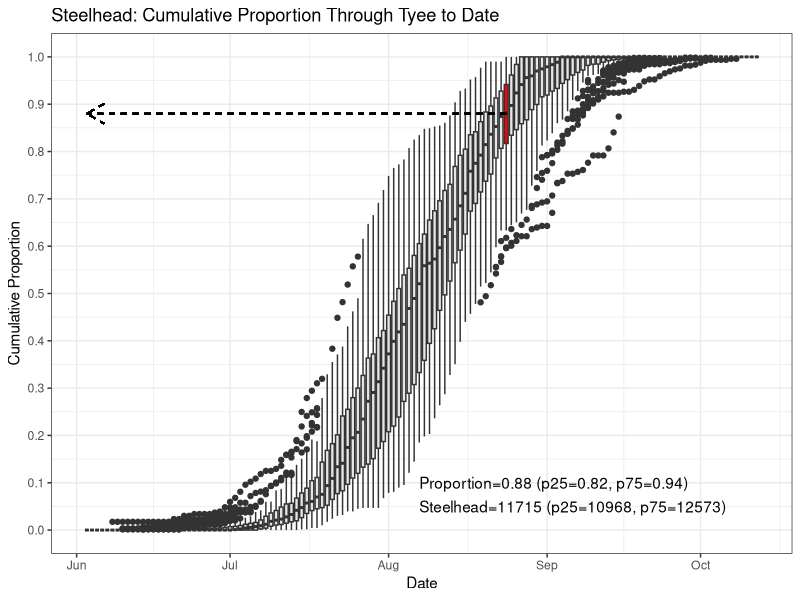
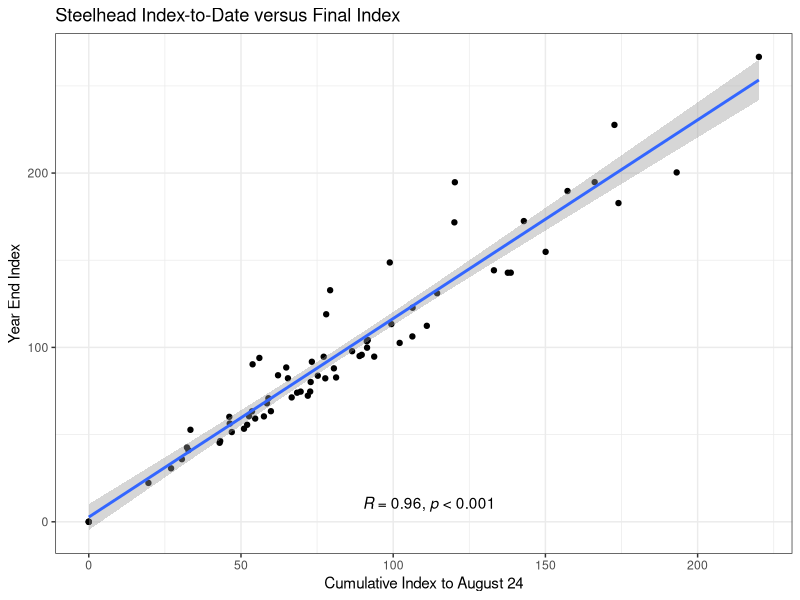
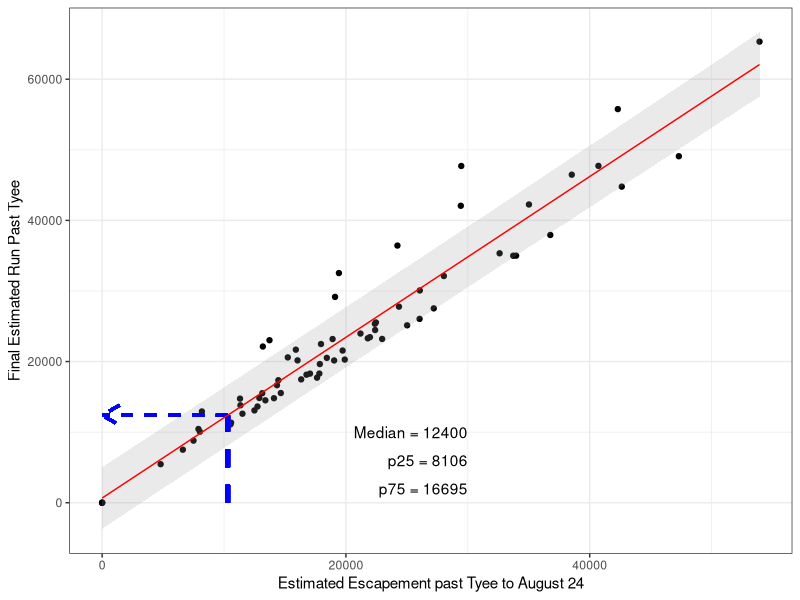

The R source for these figures, in order:

library(data.table)
library(tidyverse)
library(ggpubr)

#daily parameters
current.index<-42.08
multiplier=245
todate<-as.Date("2025-08-24")
todate.label<-"August 24"

#load historical data
daily<-fread("data/common/tyee_daily_indices_steelhead_1956-2024.csv", header = T)

#add cumulative daily index and fish and move to long format
data<-daily %>%
  mutate_if(is.character, as.numeric) %>%
  pivot_longer(`1956`:`2024`,names_to="Year",values_to="Index") %>%
  mutate(Year=as.numeric(Year)) %>%
  group_by(Year)%>%
  mutate(Index=replace_na(Index,0),
         CumIndex=cumsum(Index),
         Fish=Index*multiplier,
         CumFish=CumIndex*multiplier,
         FinalIndex=sum(Index,na.rm=TRUE),
         FinalFish=sum(Fish,na.rm=TRUE),
         p=CumIndex/FinalIndex,
         isittoday=ifelse(Date==todate,"today","nottoday"))

#proportion to date for run-timing proportion figure
todays.data<-data%>%
  filter(Date==todate)
med.today<-round(median(todays.data$p,na.rm=TRUE),2)
p25<-round(quantile(todays.data$p,.25,na.rm=TRUE),2)
p75<-round(quantile(todays.data$p,.75,na.rm=TRUE),2)

#estimate number of fish at todates proportions
med.fish<-round(multiplier*current.index/med.today,0)
p25.fish<-round(multiplier*current.index/p25,0)
p75.fish<-round(multiplier*current.index/p75,0)

#plot run timing boxplot with proportions and final estimates
ggplot(data,aes(x=Date,y=p,group=Date,fill=isittoday))+
  geom_boxplot()+
  scale_fill_manual(values=c("grey90","red"))+
  guides(fill="none")+
  scale_y_continuous(breaks=seq(0,1,.1))+
  geom_segment(xend=min(data$Date),yend=med.today,x=todate,y=med.today,
               arrow = arrow(length = unit(0.2, "inches")),linetype="dashed")+
  annotate(geom="text",label=paste0("Proportion=",med.today," (p25=",p25,", p75=",p75,")"),
           x=as.Date("2025-08-07"),y=.1,hjust=0)+
  annotate(geom="text",label=paste0("Steelhead=",med.fish," (p25=",p75.fish,", p75=",p25.fish,")"),
           x=as.Date("2025-08-07"),y=.05,hjust=0)+
  #geom_vline(xintercept = todate,color="purple",linewidth=1.5,alpha=.5)+
  labs(y="Cumulative Proportion",title="Steelhead: Cumulative Proportion Through Tyee to Date")+
  theme_bw()

#ggsave(paste0("steelhead/steelhead run proportion plot ",todate.label,".png"))

#plot linear model todate
ggplot(todays.data,aes(x=CumIndex,y=FinalIndex))+
  geom_point()+
  geom_smooth(method=lm)+
  stat_cor(method = "pearson", label.x = 90, label.y = 10,
           p.accuracy = 0.001, r.accuracy = 0.01)+
  labs(x=paste0("Cumulative Index to ",todate.label),y="Year End Index",title="Steelhead Index-to-Date versus Final Index")+
  theme_bw()

#ggsave(paste0("steelhead/steelhead index lm to final ",todate.label,".png"))

#regression model
dat <- data.frame(count=todays.data$CumFish, final=todays.data$FinalFish)
m <- lm(final ~ count, data = dat) 
summary(m)

# Create prediction interval data frame with upper and lower lines corresponding to sequence covering minimum and maximum of x values in original dataset
newx <- seq(min(dat$count,na.rm=TRUE), max(dat$count,na.rm=TRUE), by=10)
pred_interval <- predict(m, newdata=data.frame(count=newx), interval="prediction",
                         level = 0.75)

pred_interval <- as.data.frame(pred_interval)
pred_interval$newx<-newx

current=current.index*multiplier
currentx <- current
pred_current <- predict(m, newdata=data.frame(count=currentx), interval="prediction",
                        level = 0.75)

pred_current <- as.data.frame(pred_current)

ggplot(data=dat, aes(x = count)) + 
  geom_point(aes(y=final))+
  geom_ribbon(data=pred_interval,aes(x=newx,ymin = lwr, ymax = upr),
              fill = "grey60", alpha = 0.2)+
  geom_segment(x=current,y=0,xend=current,yend=pred_current$fit[1],linetype="dashed",color="blue",linewidth=1.5)+
  geom_segment(x=current,y=pred_current$fit[1],xend=0,yend=pred_current$fit[1],
               arrow = arrow(length = unit(0.2, "inches")),
               linetype="dashed",color="blue",linewidth=1)+
  labs(y="Final Estimated Run Past Tyee",x=paste0("Estimated Escapement past Tyee to ",todate.label))+
  annotate(geom="text",label=paste0("Median = ",round(pred_current$fit,0)),x=30000,y=10000,hjust=1)+
  annotate(geom="text",label=paste0("p25 = ",round(pred_current$lwr,0)),x=30000,y=6000,hjust=1)+
  annotate(geom="text",label=paste0("p75 = ",round(pred_current$upr,0)),x=30000,y=2000,hjust=1)+
  geom_line(data=pred_interval,aes(x=newx,y=fit),color="red")+
  theme_bw()

#ggsave(paste0("steelhead/steelhead escapement lm ",todate.label,".png"))
